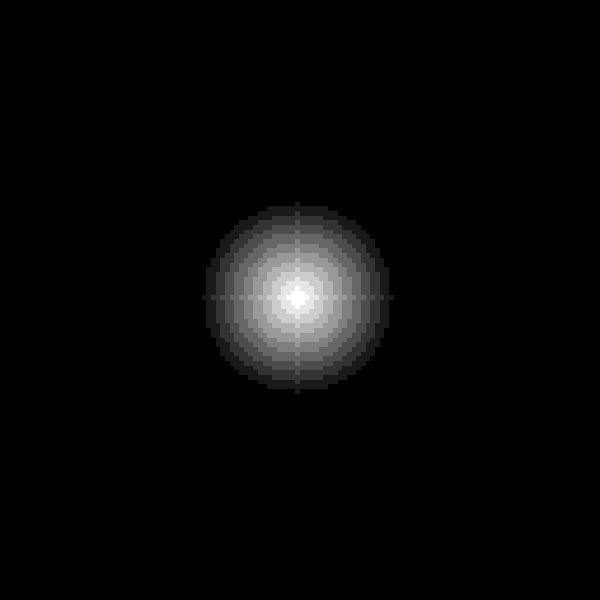
#> input picture images_synthetiques/1.png, 600 x 600 px
$ jupyter execute tp2.ipynb
#> lines starting #> are read from the running program, lines starting #| are printed output that depends on the picture
# TP2: Compensation de Mouvement

[cell 1]
import matplotlib.pyplot as plt
from PIL import Image
import numpy as np
import tqdm
import itertools

Comme au tp1, on ouvre les images et on les convertit en arrays numpy:

[cell 2]
F1 = Image.open("../images_synthetiques/1.png").convert("L")
F2 = Image.open("../images_synthetiques/2.png").convert("L")
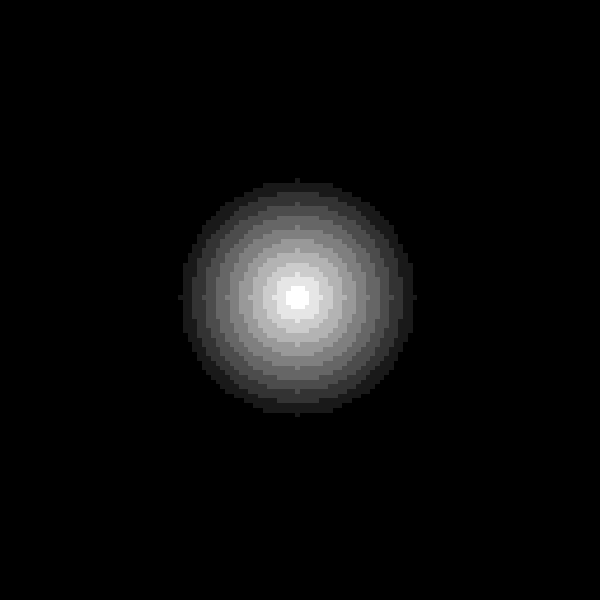
#> input picture images_synthetiques/2.png, 600 x 600 px

_, ax = plt.subplots(1,2, figsize=(12, 12))
ax[0].imshow(np.asarray(F1), cmap='gray')
ax[1].imshow(np.asarray(F2), cmap='gray')
plt.show()
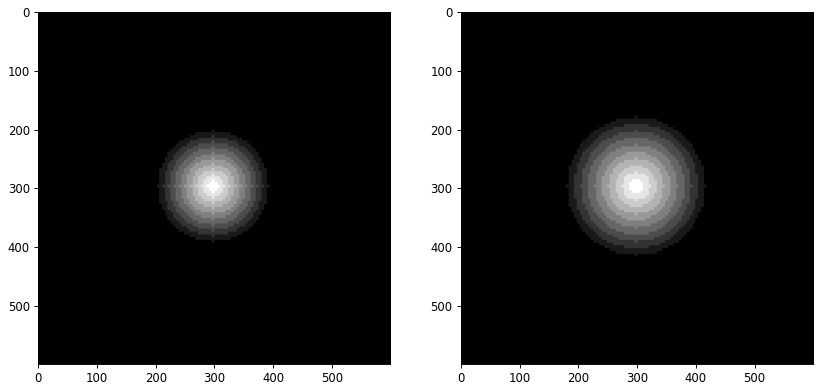
#> figure drawn by matplotlib, 2 panels

F1 = np.asarray(F1)
F2 = np.asarray(F2)
